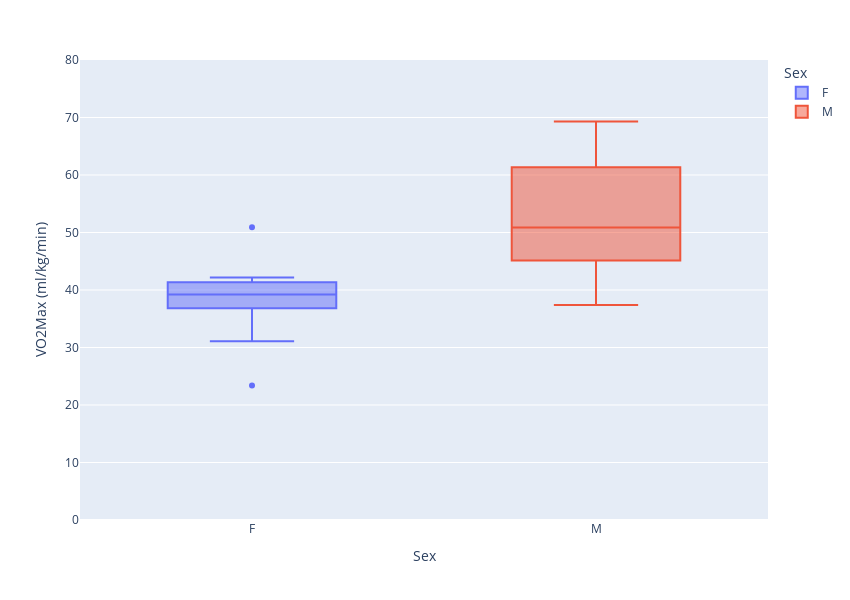

This figure's notebook cell:
### Code cell
fig = px.box(df, x='Sex', y='VO2Max (ml/kg/min)', color='Sex',
             hover_data=['Age'], width=850, height=600
                 )

fig.update_layout(yaxis_range=[0,80])

fig.update_traces(marker=dict(size=12,
                              line=dict(width=2,
                                        color='DarkSlateGrey')),
                  selector=dict(mode='markers'))

fig.show()

### Figure 1 — Plotly figure (JSON) as saved in the notebook; plotly's stock layout.template omitted (floating-point values rounded to 4 significant figures)
{"data": [{"alignmentgroup": "True", "customdata": [[20], [20], [25], [24], [19], [19], [44], [18], [18], [23], [25], [19], [21], [21], [18]], "hovertemplate": "Sex=%{x}<br>VO2Max (ml/kg/min)=%{y}<br>Age=%{customdata[0]}<extra></extra>", "legendgroup": "F", "marker": {"color": "#636efa"}, "name": "F", "notched": false, "offsetgroup": "F", "orientation": "v", "showlegend": true, "type": "box", "x": ["F", "F", "F", "F", "F", "F", "F", "F", "F", "F", "F", "F", "F", "F", "F"], "x0": " ", "xaxis": "x", "y": [37.74, 39.95, 31.1, 42.17, 37, 41.3, 40.7, 38.47, 50.9, null, 36.26, 23.4, null, 41.43, 39.21], "y0": " ", "yaxis": "y"}, {"alignmentgroup": "True", "customdata": [[19], [34], [20], [22], [22], [22], [23], [22], [19], [20], [20], [24], [20], [18], [20], [20], [20], [22]], "hovertemplate": "Sex=%{x}<br>VO2Max (ml/kg/min)=%{y}<br>Age=%{customdata[0]}<extra></extra>", "legendgroup": "M", "marker": {"color": "#EF553B"}, "name": "M", "notched": false, "offsetgroup": "M", "orientation": "v", "showlegend": true, "type": "box", "x": ["M", "M", "M", "M", "M", "M", "M", "M", "M", "M", "M", "M", "M", "M", "M", "M", "M", "M"], "x0": " ", "xaxis": "x", "y": [37.41, 49.17, 42.45, null, 50.85, 52.53, 69.3, null, 50.85, 60.93, 45.6, 62.61, 47.49, null, null, 43.7, null, 65.97], "y0": " ", "yaxis": "y"}], "layout": {"boxmode": "overlay", "height": 600, "legend": {"title": {"text": "Sex"}, "tracegroupgap": 0}, "margin": {"t": 60}, "width": 850, "xaxis": {"anchor": "y", "categoryarray": ["F", "M"], "categoryorder": "array", "domain": [0, 1], "title": {"text": "Sex"}}, "yaxis": {"anchor": "x", "domain": [0, 1], "range": [0, 80], "title": {"text": "VO2Max (ml/kg/min)"}}}}
